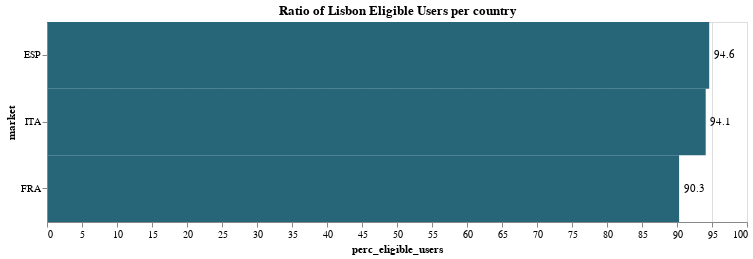

Write notebook code for a chart like this one.
### Code cell
af.bar_single_label(
    scores_df, af.petrol, "perc_eligible_users", "market", 700, 200, "-x"
).properties(title="Ratio of Lisbon Eligible Users per country")

### Figure 1 — Vega-Lite specification as saved in the notebook (floating-point values rounded to 4 significant figures)
{"config": {"view": {"continuousWidth": 400, "continuousHeight": 300}}, "layer": [{"mark": {"type": "rect", "color": "#266678"}, "encoding": {"x": {"type": "quantitative", "field": "perc_eligible_users"}, "y": {"type": "nominal", "field": "market", "sort": "-x"}}, "height": 200, "width": 700}, {"mark": {"type": "text", "align": "center", "baseline": "middle", "dx": 15}, "encoding": {"text": {"type": "quantitative", "field": "perc_eligible_users"}, "x": {"type": "quantitative", "field": "perc_eligible_users"}, "y": {"type": "nominal", "field": "market", "sort": "-x"}}, "height": 200, "width": 700}], "data": {"name": "data-b16f94185c10b0c5d6e0672561412124"}, "title": "Ratio of Lisbon Eligible Users per country", "$schema": "https://vega.github.io/schema/vega-lite/v4.8.1.json", "datasets": {"data-b16f94185c10b0c5d6e0672561412124": [{"market": "ESP", "eligible_k_users": 105.3, "non_eligible_k_users": 6.0, "perc_eligible_users": 94.6}, {"market": "FRA", "eligible_k_users": 386.5, "non_eligible_k_users": 41.3, "perc_eligible_users": 90.3}, {"market": "ITA", "eligible_k_users": 223.3, "non_eligible_k_users": 14.1, "perc_eligible_users": 94.1}]}}
